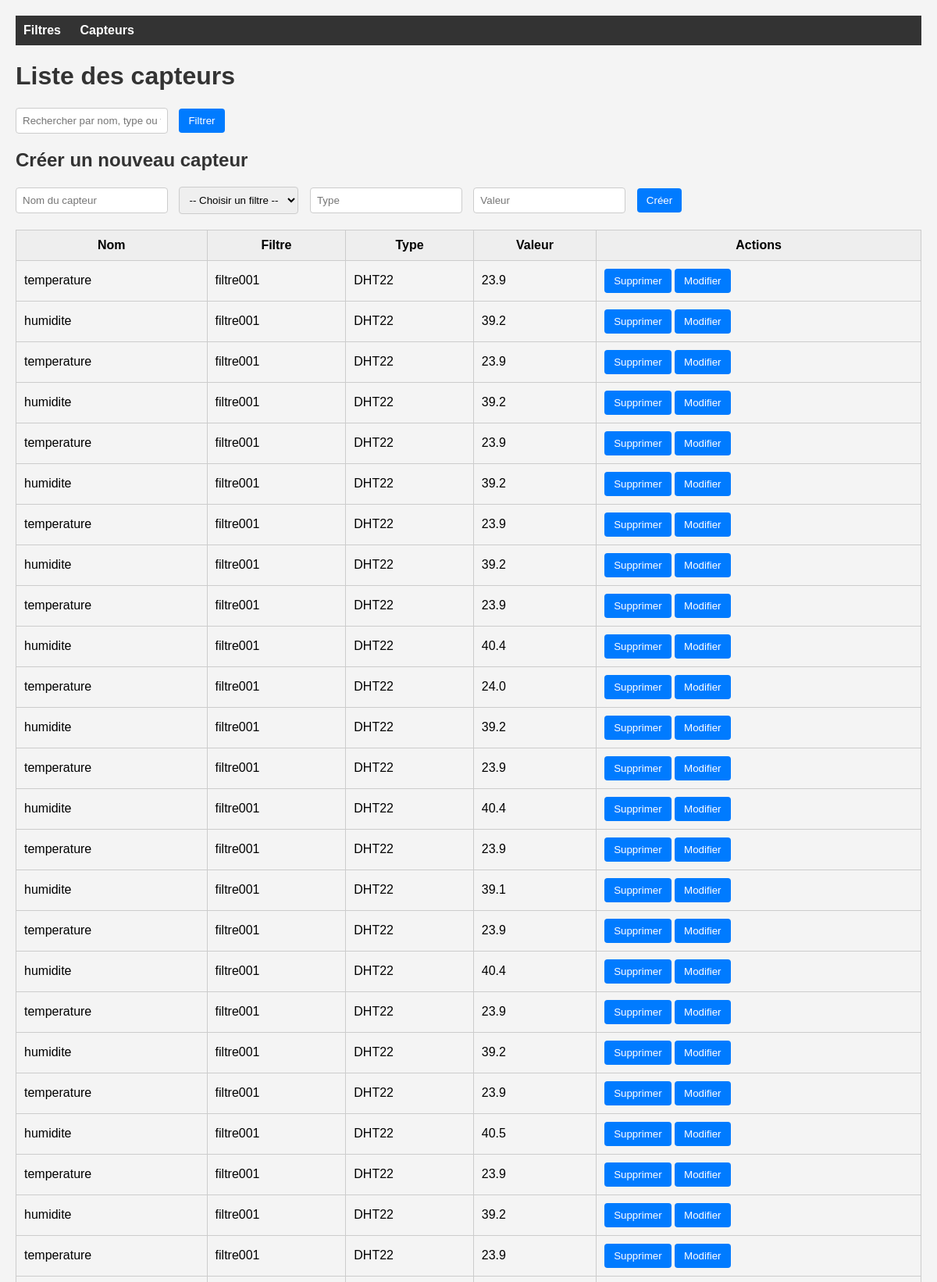
Screenshot of /dashboard/capteurs/ (upper part) with the database file from the repository.
### monitoring/models.py (models this page shows, shortened)
class Capteur(models.Model):
    filtre = models.ForeignKey(Filtre, on_delete=models.CASCADE)
    nom = models.CharField(max_length=100)  # ← nouveau champ
    type = models.CharField(max_length=100)
    valeur = models.CharField(max_length=100)

class Filtre(models.Model):
    nom = models.CharField(max_length=100)
    salle = models.ForeignKey(Salle, on_delete=models.CASCADE, null=True, blank=True)
    type = models.CharField(max_length=50)
    date_installation = models.DateField()
    localisation = models.CharField(max_length=100)
    actif = models.BooleanField(default=True)
    vitesse = models.IntegerField(default=0)  # Vitesse en m/s
    broche_esp32 = models.IntegerField(default=0, help_text="broche GPIO sur l'esp32")  # Nouvelle ligne pour broche ESP32

### monitoring/views.py (the view, shortened to what this page needs)
# urls.py: path('dashboard/capteurs/', page_capteurs, name='page_capteurs'),
def page_capteurs(request):
    if request.method == 'POST' and not (request.user.is_authenticated and request.user.is_staff):
        return HttpResponseForbidden('Forbidden')
    query = request.GET.get('q', '')
    if query:
        capteurs = Capteur.objects.filter(type__icontains=query) | Capteur.objects.filter(filtre__nom__icontains=query)
    else:
        capteurs = Capteur.objects.all()
    filtres = Filtre.objects.all()
    return render(request, 'capteurs.html', {'capteurs': capteurs, 'filtres': filtres, 'query': query})

### monitoring/templates/capteurs.html (shortened to what this page needs)
{% load static %}
<!DOCTYPE html>
<html lang="fr">
<head>
</head>
<body>
    <nav>
        <a href="/dashboard/filtres/">Filtres</a>
        <a href="/dashboard/capteurs/">Capteurs</a>
    </nav>
    <h1>Liste des capteurs</h1>
    <form method="get">
        <input type="text" name="q" placeholder="Rechercher par nom, type ou filtre..." value="{{ query }}">
        <button type="submit">Filtrer</button>
    </form>
    <h2>Créer un nouveau capteur</h2>
    <form method="post">
        <input type="text" name="nom" placeholder="Nom du capteur" required>
        <select name="filtre" required>
            <option value="">-- Choisir un filtre --</option>
        </select>
        <input type="text" name="type" placeholder="Type" required>
        <input type="text" name="valeur" placeholder="Valeur" required>
        <button type="submit">Créer</button>
    </form>
    <table>
        <thead>
            <tr>
                <th>Nom</th>
                <th>Filtre</th>
                <th>Type</th>
                <th>Valeur</th>
                <th>Actions</th>
            </tr>
        </thead>
        <tbody>
            {% for capteur in capteurs %}
            <tr>
                <td>{{ capteur.nom }}</td>
                <td>{{ capteur.filtre.nom }}</td>
                <td>{{ capteur.type }}</td>
                <td>{{ capteur.valeur }}</td>
                <td>
                    <form method="post" action="/dashboard/capteurs/delete/{{ capteur.id }}/" style="display:inline;">
                        <button type="submit">Supprimer</button>
                    </form>
                    <form method="get" action="/dashboard/capteurs/update/{{ capteur.id }}/" style="display:inline;">
                        <button type="submit">Modifier</button>
                    </form>
                </td>
            </tr>
            {% empty %}
            <tr><td colspan="5">Aucun capteur enregistré.</td></tr>
            {% endfor %}
        </tbody>
    </table>
</body>
</html>

### monitoring/templates/capteurs.html (style rules this page uses)
body { font-family: Arial, sans-serif; background-color: #f4f4f4; margin: 20px; }
h1, h2 { color: #333; }
nav { background-color: #333; padding: 10px; margin-bottom: 20px; }
nav a { color: white; text-decoration: none; margin-right: 20px; font-weight: bold; }
form { margin-bottom: 20px; }
input[type="text"], select { padding: 8px; margin-right: 10px; border: 1px solid #ccc; border-radius: 4px; }
button { padding: 8px 12px; background-color: #007bff; color: white; border: none; border-radius: 4px; cursor: pointer; }
table { width: 100%; border-collapse: collapse; margin-top: 10px; }
th, td { padding: 10px; border: 1px solid #ccc; }
th { background-color: #eee; }

### rows the page displays
Capteur: nom "temperature", filtre.nom "filtre001", type "DHT22", valeur "23.9"
Capteur: nom "humidite", filtre.nom "filtre001", type "DHT22", valeur "39.2"
Capteur: nom "temperature", filtre.nom "filtre001", type "DHT22", valeur "23.9"
Capteur: nom "humidite", filtre.nom "filtre001", type "DHT22", valeur "39.2"
Capteur: nom "temperature", filtre.nom "filtre001", type "DHT22", valeur "23.9"
Capteur: nom "humidite", filtre.nom "filtre001", type "DHT22", valeur "39.2"
Capteur: nom "temperature", filtre.nom "filtre001", type "DHT22", valeur "23.9"
Capteur: nom "humidite", filtre.nom "filtre001", type "DHT22", valeur "39.2"
Capteur: nom "temperature", filtre.nom "filtre001", type "DHT22", valeur "23.9"
Capteur: nom "humidite", filtre.nom "filtre001", type "DHT22", valeur "40.4"
Capteur: nom "temperature", filtre.nom "filtre001", type "DHT22", valeur "24.0"
Capteur: nom "humidite", filtre.nom "filtre001", type "DHT22", valeur "39.2"
Capteur: nom "temperature", filtre.nom "filtre001", type "DHT22", valeur "23.9"
Capteur: nom "humidite", filtre.nom "filtre001", type "DHT22", valeur "40.4"
Capteur: nom "temperature", filtre.nom "filtre001", type "DHT22", valeur "23.9"
Capteur: nom "humidite", filtre.nom "filtre001", type "DHT22", valeur "39.1"
Capteur: nom "temperature", filtre.nom "filtre001", type "DHT22", valeur "23.9"
Capteur: nom "humidite", filtre.nom "filtre001", type "DHT22", valeur "40.4"
Capteur: nom "temperature", filtre.nom "filtre001", type "DHT22", valeur "23.9"
Capteur: nom "humidite", filtre.nom "filtre001", type "DHT22", valeur "39.2"
Capteur: nom "temperature", filtre.nom "filtre001", type "DHT22", valeur "23.9"
Capteur: nom "humidite", filtre.nom "filtre001", type "DHT22", valeur "40.5"
Capteur: nom "temperature", filtre.nom "filtre001", type "DHT22", valeur "23.9"
Capteur: nom "humidite", filtre.nom "filtre001", type "DHT22", valeur "39.2"
Capteur: nom "temperature", filtre.nom "filtre001", type "DHT22", valeur "23.9"
